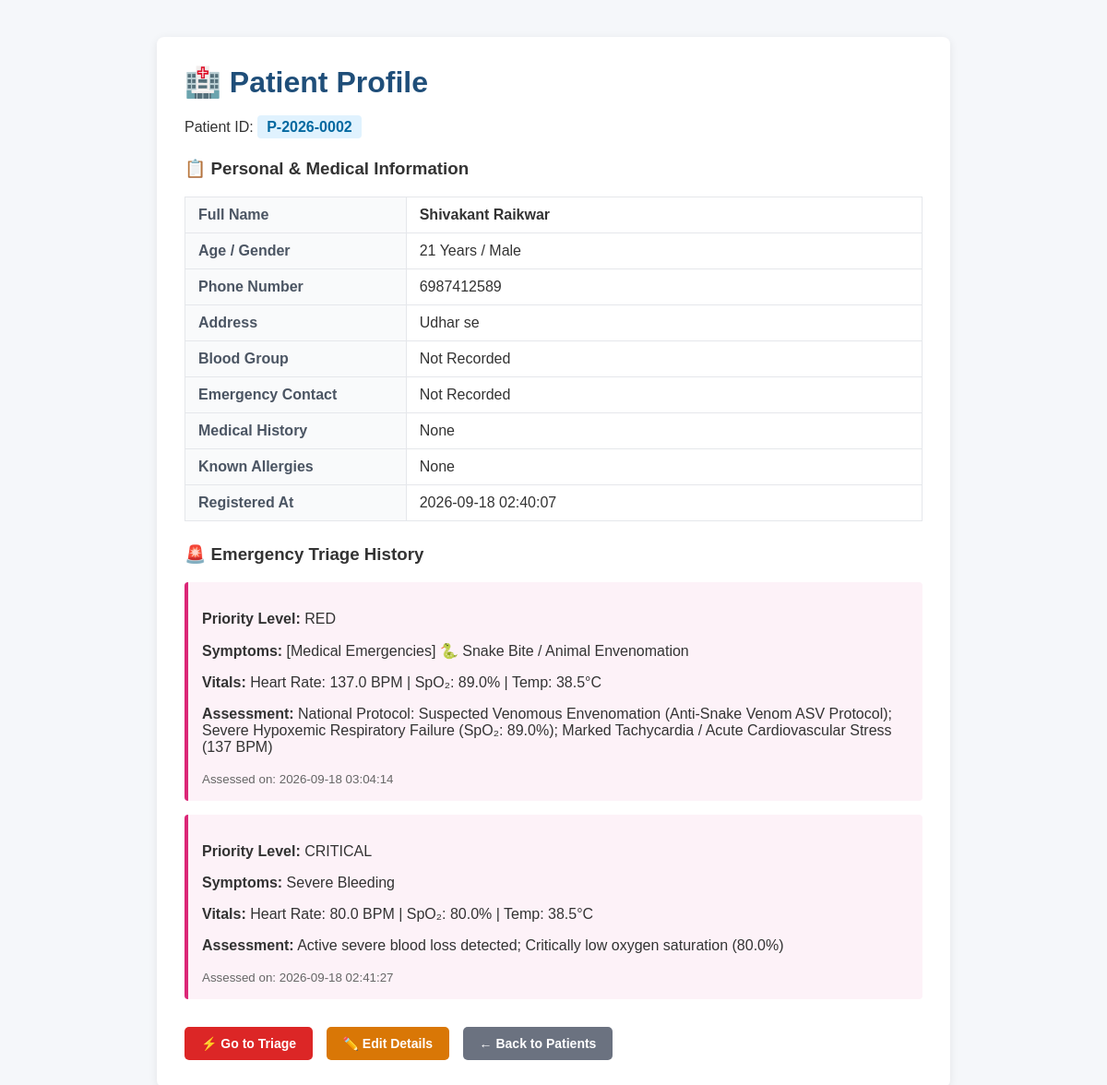
/patient/P-2026-0002 (signed in), run on the app's committed database.
### tables this page shows
CREATE TABLE patients (
            id INTEGER PRIMARY KEY AUTOINCREMENT,
            patient_id TEXT UNIQUE,
            name TEXT NOT NULL,
            age INTEGER,
            gender TEXT,
            phone TEXT,
            address TEXT,
            blood_group TEXT,
            emergency_contact TEXT,
            medical_history TEXT,
            allergies TEXT,
            created_at TEXT
        , status TEXT DEFAULT 'Waiting');

CREATE TABLE triage_history (
            id INTEGER PRIMARY KEY AUTOINCREMENT,
            patient_id TEXT,
            priority TEXT,
            symptoms TEXT,
            heart_rate TEXT,
            oxygen_level TEXT,
            temperature TEXT,
            blood_pressure TEXT,
            respiratory_rate TEXT,
            assessment_reason TEXT,
            created_at TEXT
        , confidence TEXT, status TEXT);

### app.py (the view)
@app.route("/patient/<patient_id>")
def patient_details(patient_id):
    if "user" not in session:
        return redirect(url_for("login"))
    conn = get_db()
    cursor = conn.cursor()
    cursor.execute("SELECT * FROM patients WHERE patient_id=?", (patient_id,))
    patient = cursor.fetchone()
    cursor.execute("SELECT * FROM triage_history WHERE patient_id=? ORDER BY id DESC", (patient_id,))
    history = cursor.fetchall()
    conn.close()
    if patient is None:
        return "Patient not found", 404
    return render_template("patient_details.html", patient=patient, history=history)

### app.py (called while the page is built)
def get_db():
    conn = sqlite3.connect(DATABASE)
    conn.row_factory = sqlite3.Row
    return conn

### templates/patient_details.html (shortened to what this page needs)
<!DOCTYPE html>
<html lang="en">
<head>
</head>
<body>
<div class="container">
    <h1>🏥 Patient Profile</h1>
    <p>Patient ID: <span class="badge">{{ patient['patient_id'] }}</span></p>
    <div class="section">
        <h3>📋 Personal & Medical Information</h3>
        <table>
            <tr>
                <th>Full Name</th>
                <td><strong>{{ patient['name'] }}</strong></td>
            </tr>
            <tr>
                <th>Age / Gender</th>
                <td>{{ patient['age'] }} Years / {{ patient['gender'] }}</td>
            </tr>
            <tr>
                <th>Phone Number</th>
                <td>{{ patient['phone'] }}</td>
            </tr>
            <tr>
                <th>Address</th>
                <td>{{ patient['address'] }}</td>
            </tr>
            <tr>
                <th>Blood Group</th>
                <td>{{ patient['blood_group'] or 'Not Recorded' }}</td>
            </tr>
            <tr>
                <th>Emergency Contact</th>
                <td>{{ patient['emergency_contact'] or 'Not Recorded' }}</td>
            </tr>
            <tr>
                <th>Medical History</th>
                <td>{{ patient['medical_history'] or 'None' }}</td>
            </tr>
            <tr>
                <th>Known Allergies</th>
                <td>{{ patient['allergies'] or 'None' }}</td>
            </tr>
            <tr>
                <th>Registered At</th>
                <td>{{ patient['created_at'] }}</td>
            </tr>
        </table>
    </div>
    <div class="section">
        <h3>🚨 Emergency Triage History</h3>
        {% if history %}
            {% for record in history %}
            <div class="triage-card">
                <p><strong>Priority Level:</strong> {{ record['priority'] }}</p>
                <p><strong>Symptoms:</strong> {{ record['symptoms'] }}</p>
                <p><strong>Vitals:</strong> Heart Rate: {{ record['heart_rate'] }} BPM | SpO₂: {{ record['oxygen_level'] }}% | Temp: {{ record['temperature'] }}°C</p>
                <p><strong>Assessment:</strong> {{ record['assessment_reason'] }}</p>
                <small style="color: #666;">Assessed on: {{ record['created_at'] }}</small>
            </div>
            {% endfor %}
        {% else %}
            <p style="color: #6b7280;">No emergency triage assessments recorded for this patient yet.</p>
        {% endif %}
    </div>
    <div class="btn-group">
        <a class="btn btn-triage" href="/triage">⚡ Go to Triage</a>
        <a class="btn btn-edit" href="/update/{{ patient['patient_id'] }}">✏️ Edit Details</a>
        <a class="btn btn-back" href="/patients">← Back to Patients</a>
    </div>
</div>
</body>
</html>

### templates/patient_details.html (style rules this page uses)
body { font-family: Arial, sans-serif; margin: 40px; background-color: #f5f7fa; color: #333; }
.container { max-width: 800px; margin: 0 auto; background: white; padding: 30px; border-radius: 8px; box-shadow: 0 2px 10px rgba(0,0,0,0.08); }
h1 { color: #1f4e79; margin-top: 0; }
.badge { background-color: #e0f2fe; color: #0369a1; padding: 4px 10px; border-radius: 4px; font-weight: bold; }
.section { margin-top: 25px; }
table { width: 100%; border-collapse: collapse; margin-top: 15px; }
th, td { padding: 10px 14px; border: 1px solid #e5e7eb; text-align: left; }
th { background-color: #f9fafb; width: 30%; color: #4b5563; }
.btn-group { margin-top: 30px; }
.btn { display: inline-block; text-decoration: none; padding: 10px 18px; border-radius: 5px; font-size: 14px; margin-right: 10px; color: white; font-weight: bold; }
.btn-edit { background-color: #d97706; }
.btn-triage { background-color: #dc2626; }
.btn-back { background-color: #6b7280; }
.triage-card { background: #fdf2f8; border-left: 4px solid #db2777; padding: 15px; margin-top: 15px; border-radius: 4px; }

### data on the page
patients: patient_id "P-2026-0002", name "Shivakant Raikwar", age "21", gender "Male", phone "6987412589", address "Udhar se", created_at "2026-09-18 02:40:07"
triage_history: priority "RED", symptoms "[Medical Emergencies] 🐍 Snake Bite / Animal Envenomation", heart_rate "137.0", oxygen_level "89.0", temperature "38.5", assessment_reason "National Protocol: Suspected Venomous Envenomation (Anti-Snake Venom ASV Protocol); Severe Hypoxemic Respiratory Failure (SpO₂: 89.0%); Marked Tachycardia / Acute Cardiovascular Stress (137 BPM)", created_at "2026-09-18 03:04:14"
triage_history: priority "CRITICAL", symptoms "Severe Bleeding", heart_rate "80.0", oxygen_level "80.0", temperature "38.5", assessment_reason "Active severe blood loss detected; Critically low oxygen saturation (80.0%)", created_at "2026-09-18 02:41:27"

### other printed values
{{ patient['blood_group'] or 'Not Recorded' }} "Not Recorded"
{{ patient['emergency_contact'] or 'Not Recorded' }} "Not Recorded"
{{ patient['medical_history'] or 'None' }} "None"
{{ patient['allergies'] or 'None' }} "None"
